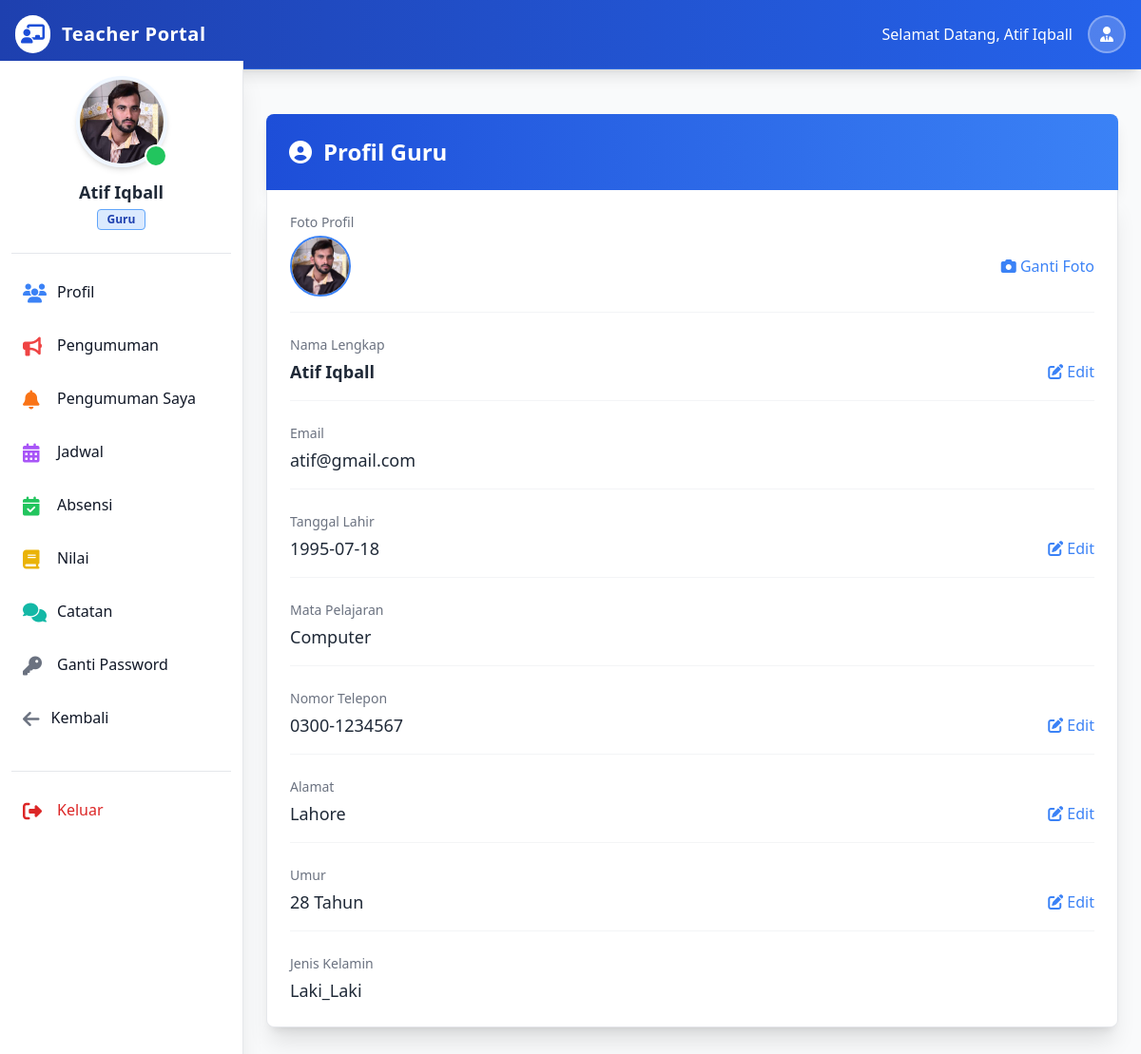
/guru/index.php?profil (signed in), run on the app's committed database.
### tables this page shows
CREATE TABLE `guru` (
  `id_guru` int NOT NULL,
  `nama_guru` varchar(100) NOT NULL,
  `email_guru` varchar(100) NOT NULL,
  `password_guru` varchar(200) NOT NULL,
  `tanggal_lahir_guru` date NOT NULL,
  `foto_guru` varchar(300) NOT NULL,
  `mapel_guru` varchar(50) NOT NULL,
  `telepon_guru` varchar(30) NOT NULL,
  `alamat_guru` varchar(100) NOT NULL,
  `umur_guru` int NOT NULL,
  `jekel_guru` enum('Laki_Laki','Perempuan') NOT NULL,
  `status_guru` enum('Aktif','Disable') NOT NULL DEFAULT 'Aktif',
  `tanggal_regis_guru` datetime NOT NULL DEFAULT CURRENT_TIMESTAMP
);

CREATE TABLE `mapel` (
  `id_mapel` int NOT NULL,
  `kode_mapel` varchar(20) NOT NULL,
  `nama_mapel` varchar(50) NOT NULL,
  `created_at` datetime NOT NULL DEFAULT CURRENT_TIMESTAMP
);

### guru/profil_guru.php (the view, shortened to what this page needs)
<?php
    $teacher_id = $_SESSION['teacher_id'];
    $teacher_sql = "SELECT * FROM `guru` WHERE id_guru='$teacher_id'";
    $teacher_result = $conn->query($teacher_sql);
    $teacher_row = $teacher_result->fetch_assoc();
?>
<div class="p-4 sm:ml-64">
    <div class="max-w-4xl mx-auto mt-10">
        <div class="bg-gradient-to-r from-blue-700 to-blue-500 rounded-t-lg p-6 shadow-lg">
            <h1 class="text-2xl font-bold text-white flex items-center">
                <i class="fas fa-user-circle mr-3"></i> Profil Guru
            </h1>
        </div>
        <div class="bg-white shadow-xl rounded-b-lg p-6 border border-t-0 border-gray-200">
            <form method="post" enctype='multipart/form-data'>
                <div class="space-y-6">
                    <div class="border-b border-gray-100 pb-4">
                        <label class="block text-sm font-medium text-gray-500 mb-1">Foto Profil</label>
                        <div class="flex justify-between items-center group">
                            <div class="relative">
                                <img class="w-16 h-16 rounded-full object-cover border-2 border-blue-500" src="../admin/admin_images/registration/<?= htmlspecialchars($teacher_row['foto_guru']) ?>" alt="Profile Photo">
                            </div>
                            <button type="button" id="photo-edit" class="text-blue-500 hover:text-blue-700 transition">
                                <i class="fas fa-camera"></i> Ganti Foto
                            </button>
                        </div>
                    </div>
                    <div class="border-b border-gray-100 pb-4">
                        <label class="block text-sm font-medium text-gray-500 mb-1">Nama Lengkap</label>
                        <div class="flex justify-between items-center group">
                            <span class="text-lg font-semibold text-gray-800"><?= htmlspecialchars($teacher_row['nama_guru']) ?></span>
                            <button type="button" id="name-edit" class="text-blue-500 hover:text-blue-700 transition">
                                <i class="fas fa-edit"></i> Edit
                            </button>
                        </div>
                    </div>
                    <div class="border-b border-gray-100 pb-4">
                        <label class="block text-sm font-medium text-gray-500 mb-1">Email</label>
                        <div class="text-lg text-gray-800"><?= htmlspecialchars($teacher_row['email_guru']) ?></div>
                    </div>
                    <div class="border-b border-gray-100 pb-4">
                         <label class="block text-sm font-medium text-gray-500 mb-1">Tanggal Lahir</label>
                         <div class="flex justify-between items-center group">
                            <span class="text-lg text-gray-800"><?= htmlspecialchars($teacher_row['tanggal_lahir_guru']) ?></span>
                            <button type="button" id="dob-edit" class="text-blue-500 hover:text-blue-700 transition">
                                <i class="fas fa-edit"></i> Edit
                            </button>
                        </div>
                    </div>
                    <div class="border-b border-gray-100 pb-4">
                        <label class="block text-sm font-medium text-gray-500 mb-1">Mata Pelajaran</label>
                         <div class="text-lg text-gray-800">
                            <?php
                            $mapel_id = $teacher_row['mapel_guru'];
                            $fetch_mapel_sql = "SELECT nama_mapel FROM mapel WHERE id_mapel = '$mapel_id' ";
                            $mapel_result = $conn->query($fetch_mapel_sql);
                            if ($mapel_result->num_rows > 0) {
                                $fetch_mapel_row = $mapel_result->fetch_assoc();
                                echo htmlspecialchars($fetch_mapel_row['nama_mapel']);
                            } else {
                                echo "Belum ditentukan";
                            }
                            ?>
                        </div>
                    </div>
                     <div class="border-b border-gray-100 pb-4">
                         <label class="block text-sm font-medium text-gray-500 mb-1">Nomor Telepon</label>
                         <div class="flex justify-between items-center group">
                            <span class="text-lg text-gray-800"><?= htmlspecialchars($teacher_row['telepon_guru']) ?></span>
                            <button type="button" id="phone-edit" class="text-blue-500 hover:text-blue-700 transition">
                                <i class="fas fa-edit"></i> Edit
                            </button>
                        </div>
                    </div>
                     <div class="border-b border-gray-100 pb-4">
                         <label class="block text-sm font-medium text-gray-500 mb-1">Alamat</label>
                         <div class="flex justify-between items-center group">
                            <span class="text-lg text-gray-800"><?= htmlspecialchars($teacher_row['alamat_guru']) ?></span>
                            <button type="button" id="address-edit" class="text-blue-500 hover:text-blue-700 transition">
                                <i class="fas fa-edit"></i> Edit
                            </button>
                        </div>
                    </div>
                    <div class="border-b border-gray-100 pb-4">
                         <label class="block text-sm font-medium text-gray-500 mb-1">Umur</label>
                         <div class="flex justify-between items-center group">
                            <span class="text-lg text-gray-800"><?= htmlspecialchars($teacher_row['umur_guru']) ?> Tahun</span>
                            <button type="button" id="age-edit" class="text-blue-500 hover:text-blue-700 transition">
                                <i class="fas fa-edit"></i> Edit
                            </button>
                        </div>
                    </div>
                    <div>
                        <label class="block text-sm font-medium text-gray-500 mb-1">Jenis Kelamin</label>
                        <div class="text-lg text-gray-800"><?= htmlspecialchars($teacher_row['jekel_guru']) ?></div>
                    </div>
                </div>
            </form>
        </div>
    </div>
</div>

### guru/partials/teacher_sidebar.php (shortened to what this page needs)
<?php
    require_once('../partials/_connection.php');
    $teacher_id = $_SESSION['teacher_id'];
    $sidebar_sql = "SELECT * FROM `guru` WHERE id_guru = '$teacher_id'";
    $sidebar_result = $conn->query($sidebar_sql);
    if ($sidebar_result && $sidebar_result->num_rows > 0) {
        $sidebar_row = $sidebar_result->fetch_assoc();
        $teacher_pic = $sidebar_row['foto_guru'];
        $teacher_name = $sidebar_row['nama_guru'];
    } else {
        $teacher_pic = $_SESSION['teacher_pic'];
        $teacher_name = $_SESSION['teacher_name'];
        $teacher_email = $_SESSION['teacher_email'];
    }
?>
<aside class="fixed left-0 top-16 w-64 h-full bg-white shadow-xl overflow-y-auto border-r border-gray-200 z-40 transition-transform -translate-x-full sm:translate-x-0" id="logo-sidebar" aria-label="Sidebar">
    <div class="h-full px-3 py-4 overflow-y-auto bg-white pb-24">
        <div class="flex flex-col items-center pb-6 border-b border-gray-200 mb-4">
            <div class="relative">
                <img class="w-24 h-24 rounded-full object-cover border-4 border-blue-50 shadow-md" src="../admin/admin_images/registration/<?= $teacher_pic ?>" alt="Profile" onerror="this.src='https://ui-avatars.com/api/?name=<?= urlencode($teacher_name) ?>&background=random'">
                <div class="absolute bottom-0 right-0 w-6 h-6 bg-green-500 border-2 border-white rounded-full"></div>
            </div>
            <h5 class="mt-3 text-lg font-bold text-gray-800 text-center"><?= htmlspecialchars($teacher_name) ?></h5>
            <div class="flex flex-col items-center text-sm text-gray-500 mt-1">
                <span class="bg-blue-100 text-blue-800 text-xs font-semibold px-2.5 py-0.5 rounded border border-blue-400">Guru</span>
            </div>
        </div>
        <ul class="space-y-2 font-medium">
            <li>
                <a href="index.php?profil" class="flex items-center p-3 text-gray-900 rounded-lg hover:bg-blue-50 group transition duration-200">
                    <i class="fas fa-users w-6 h-6 text-xl text-blue-500 group-hover:text-blue-700"></i>
                    <span class="ml-3 group-hover:translate-x-1 transition-transform">Profil</span>
                </a>
            </li>
            <li>
                <a href="index.php?pengumuman" class="flex items-center p-3 text-gray-900 rounded-lg hover:bg-blue-50 group transition duration-200">
                    <i class="fas fa-bullhorn w-6 h-6 text-xl text-red-500 group-hover:text-red-700"></i>
                    <span class="ml-3 group-hover:translate-x-1 transition-transform">Pengumuman</span>
                </a>
            </li>
            <li>
                <a href="index.php?pengumuman_saya" class="flex items-center p-3 text-gray-900 rounded-lg hover:bg-blue-50 group transition duration-200">
                    <i class="fas fa-bell w-6 h-6 text-xl text-orange-500 group-hover:text-orange-700"></i>
                    <span class="ml-3 group-hover:translate-x-1 transition-transform">Pengumuman Saya</span>
                </a>
            </li>
            <li>
                <a href="index.php?jadwal" class="flex items-center p-3 text-gray-900 rounded-lg hover:bg-blue-50 group transition duration-200">
                    <i class="fas fa-calendar-alt w-6 h-6 text-xl text-purple-500 group-hover:text-purple-700"></i>
                    <span class="ml-3 group-hover:translate-x-1 transition-transform">Jadwal</span>
                </a>
            </li>
            <li>
                <a href="index.php?absensi" class="flex items-center p-3 text-gray-900 rounded-lg hover:bg-blue-50 group transition duration-200">
                    <i class="fas fa-calendar-check w-6 h-6 text-xl text-green-500 group-hover:text-green-700"></i>
                    <span class="ml-3 group-hover:translate-x-1 transition-transform">Absensi</span>
                </a>
            </li>
            <li>
                <a href="index.php?nilai" class="flex items-center p-3 text-gray-900 rounded-lg hover:bg-blue-50 group transition duration-200">
                    <i class="fas fa-book w-6 h-6 text-xl text-yellow-500 group-hover:text-yellow-700"></i>
                    <span class="ml-3 group-hover:translate-x-1 transition-transform">Nilai</span>
                </a>
            </li>
            <li>
                <a href="index.php?catatan" class="flex items-center p-3 text-gray-900 rounded-lg hover:bg-blue-50 group transition duration-200">
                    <i class="fas fa-comments w-6 h-6 text-xl text-teal-500 group-hover:text-teal-700"></i>
                    <span class="ml-3 group-hover:translate-x-1 transition-transform">Catatan</span>
                </a>
            </li>
            <li>
                <a href="index.php?ganti_password" class="flex items-center p-3 text-gray-900 rounded-lg hover:bg-blue-50 group transition duration-200">
                    <i class="fas fa-key w-6 h-6 text-xl text-gray-500 group-hover:text-gray-700"></i>
                    <span class="ml-3 group-hover:translate-x-1 transition-transform">Ganti Password</span>
                </a>
            </li>
             <li>
                <a href="../index.php" class="flex items-center p-3 text-gray-900 rounded-lg hover:bg-blue-50 group transition duration-200">
                    <i class="fas fa-arrow-left w-  6 h-6 text-xl text-gray-500 group-hover:text-gray-700"></i>
                    <span class="ml-3 group-hover:translate-x-1 transition-transform">Kembali</span>
                </a>
            </li>
        </ul>
        <div class="mt-8 border-t border-gray-200 pt-4">
            <ul class="space-y-2 font-medium">
                <li>
                     <a href="index.php?logout" class="flex items-center p-3 text-red-600 rounded-lg hover:bg-red-50 group transition duration-200">
                        <i class="fas fa-sign-out-alt w-6 h-6 text-xl"></i>
                        <span class="ml-3">Keluar</span>
                    </a>
                </li>
            </ul>
        </div>
    </div>
</aside>

### guru/partials/teacher_head.php (style rules this page uses)
body { font-family: 'Inter', sans-serif; background-color: #f3f4f6; }

### data on the page
guru: foto_guru (picture), nama_guru "Atif Iqball", email_guru "atif@gmail.com", tanggal_lahir_guru "1995-07-18", telepon_guru "0300-1234567", alamat_guru "Lahore", umur_guru "28", jekel_guru "Laki_Laki"
mapel: nama_mapel "Computer"

### other printed values
$teacher_name "Atif Iqball"
